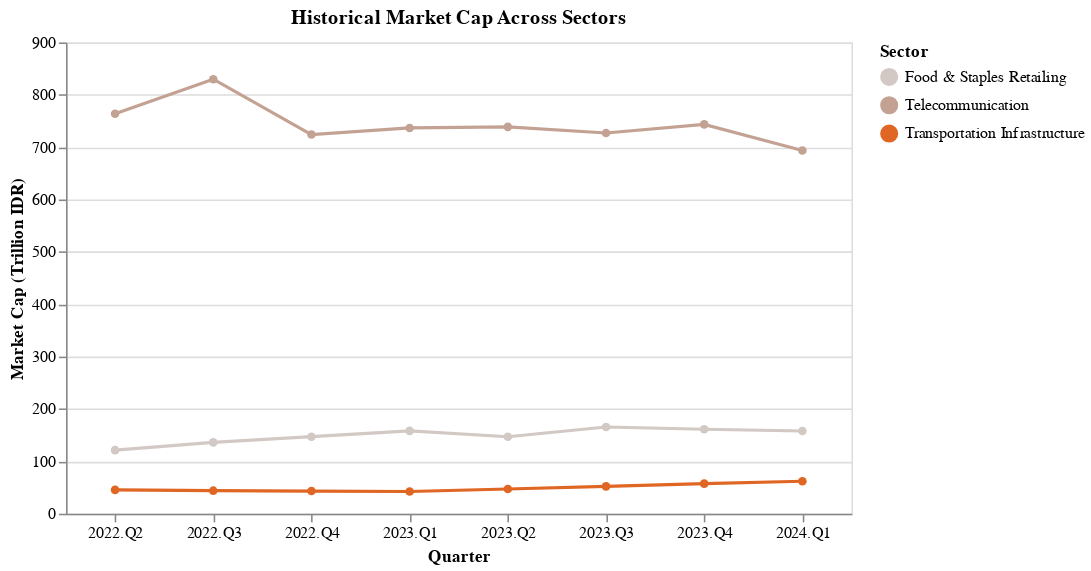

The cell this chart's notebook holds for it:
### Code cell
historical_mc_chart

### Figure 1 — Vega-Lite specification as saved in the notebook (floating-point values rounded to 4 significant figures)
{"config": {"view": {"continuousWidth": 400, "continuousHeight": 300}}, "data": {"name": "data-a00793ca3a7f2c69e5505248e6a2c73a"}, "mark": {"type": "line", "point": true}, "encoding": {"color": {"field": "Sector", "scale": {"scheme": "lightgreyred"}, "sort": {"field": "Sector", "order": "ascending"}, "type": "nominal"}, "tooltip": [{"field": "Sector", "type": "nominal"}, {"field": "Quarter", "type": "nominal"}, {"field": "Market Cap (Trillion IDR)", "format": ".2f", "type": "quantitative"}], "x": {"axis": {"labelAngle": 0}, "field": "Quarter", "type": "nominal"}, "y": {"field": "Market Cap (Trillion IDR)", "type": "quantitative"}}, "title": "Historical Market Cap Across Sectors", "width": 500, "$schema": "https://vega.github.io/schema/vega-lite/v4.17.0.json", "datasets": {"data-a00793ca3a7f2c69e5505248e6a2c73a": [{"Sector": "Transportation Infrastructure", "Quarter": "2022.Q2", "Market Cap": 45478000000000, "Market Cap (Trillion IDR)": 45.48}, {"Sector": "Transportation Infrastructure", "Quarter": "2022.Q3", "Market Cap": 44013000000000, "Market Cap (Trillion IDR)": 44.01}, {"Sector": "Transportation Infrastructure", "Quarter": "2022.Q4", "Market Cap": 43247000000000, "Market Cap (Trillion IDR)": 43.25}, {"Sector": "Transportation Infrastructure", "Quarter": "2023.Q1", "Market Cap": 42457000000000, "Market Cap (Trillion IDR)": 42.46}, {"Sector": "Transportation Infrastructure", "Quarter": "2023.Q2", "Market Cap": 47178000000000, "Market Cap (Trillion IDR)": 47.18}, {"Sector": "Transportation Infrastructure", "Quarter": "2023.Q3", "Market Cap": 52151000000000, "Market Cap (Trillion IDR)": 52.15}, {"Sector": "Transportation Infrastructure", "Quarter": "2023.Q4", "Market Cap": 57462682171392, "Market Cap (Trillion IDR)": 57.46}, {"Sector": "Transportation Infrastructure", "Quarter": "2024.Q1", "Market Cap": 62035161350144, "Market Cap (Trillion IDR)": 62.04}, {"Sector": "Food & Staples Retailing", "Quarter": "2022.Q2", "Market Cap": 121374000000000, "Market Cap (Trillion IDR)": 121.4}, {"Sector": "Food & Staples Retailing", "Quarter": "2022.Q3", "Market Cap": 136270000000000, "Market Cap (Trillion IDR)": 136.3}, {"Sector": "Food & Staples Retailing", "Quarter": "2022.Q4", "Market Cap": 147094000000000, "Market Cap (Trillion IDR)": 147.1}, {"Sector": "Food & Staples Retailing", "Quarter": "2023.Q1", "Market Cap": 158146000000000, "Market Cap (Trillion IDR)": 158.1}, {"Sector": "Food & Staples Retailing", "Quarter": "2023.Q2", "Market Cap": 146892000000000, "Market Cap (Trillion IDR)": 146.9}, {"Sector": "Food & Staples Retailing", "Quarter": "2023.Q3", "Market Cap": 165572000000000, "Market Cap (Trillion IDR)": 165.6}, {"Sector": "Food & Staples Retailing", "Quarter": "2023.Q4", "Market Cap": 161267043323904, "Market Cap (Trillion IDR)": 161.3}, {"Sector": "Food & Staples Retailing", "Quarter": "2024.Q1", "Market Cap": 157973754122240, "Market Cap (Trillion IDR)": 158.0}, {"Sector": "Telecommunication", "Quarter": "2022.Q2", "Market Cap": 763903000000000, "Market Cap (Trillion IDR)": 763.9}, {"Sector": "Telecommunication", "Quarter": "2022.Q3", "Market Cap": 829676000000000, "Market Cap (Trillion IDR)": 829.7}, {"Sector": "Telecommunication", "Quarter": "2022.Q4", "Market Cap": 724090000000000, "Market Cap (Trillion IDR)": 724.1}, {"Sector": "Telecommunication", "Quarter": "2023.Q1", "Market Cap": 736677000000000, "Market Cap (Trillion IDR)": 736.7}, {"Sector": "Telecommunication", "Quarter": "2023.Q2", "Market Cap": 738734000000000, "Market Cap (Trillion IDR)": 738.7}, {"Sector": "Telecommunication", "Quarter": "2023.Q3", "Market Cap": 726934000000000, "Market Cap (Trillion IDR)": 726.9}, {"Sector": "Telecommunication", "Quarter": "2023.Q4", "Market Cap": 743433738395648, "Market Cap (Trillion IDR)": 743.4}, {"Sector": "Telecommunication", "Quarter": "2024.Q1", "Market Cap": 693535141134336, "Market Cap (Trillion IDR)": 693.5}]}}
